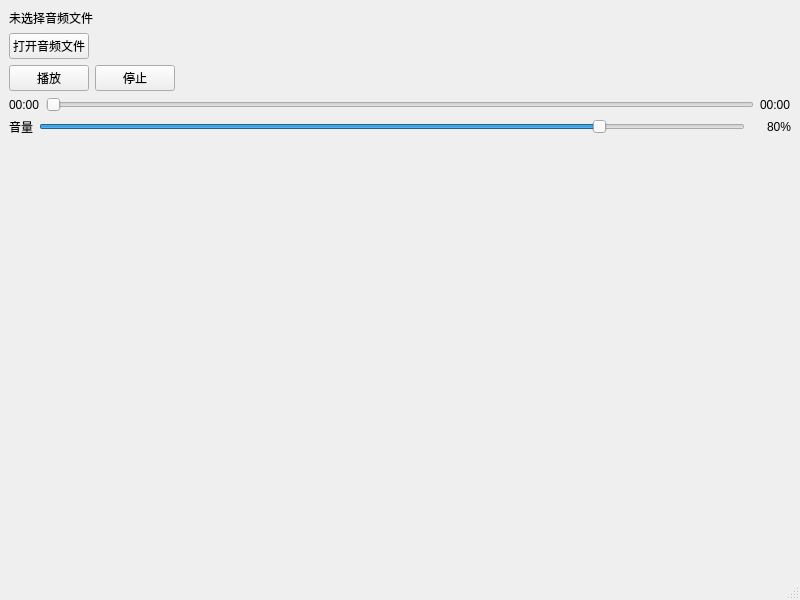
<?xml version="1.0" encoding="UTF-8"?>
<ui version="4.0">
 <class>MainWindow</class>
 <widget class="QMainWindow" name="MainWindow">
  <property name="geometry">
   <rect>
    <x>0</x>
    <y>0</y>
    <width>800</width>
    <height>600</height>
   </rect>
  </property>
  <property name="windowTitle">
   <string>Audio Player</string>
  </property>
  <widget class="QWidget" name="centralwidget">
   <layout class="QVBoxLayout" name="verticalLayout">
    <item>
     <widget class="QLabel" name="labelNowPlaying">
      <property name="text">
       <string>未选择音频文件</string>
      </property>
      <property name="wordWrap">
       <bool>true</bool>
      </property>
     </widget>
    </item>
    <item>
     <layout class="QHBoxLayout" name="layoutFileActions">
      <item>
       <widget class="QPushButton" name="buttonOpenFile">
        <property name="text">
         <string>打开音频文件</string>
        </property>
       </widget>
      </item>
      <item>
       <spacer name="horizontalSpacerFile">
        <property name="orientation">
         <enum>Qt::Orientation::Horizontal</enum>
        </property>
        <property name="sizeHint" stdset="0">
         <size>
          <width>40</width>
          <height>20</height>
         </size>
        </property>
       </spacer>
      </item>
     </layout>
    </item>
    <item>
     <layout class="QHBoxLayout" name="layoutPlaybackControls">
      <item>
       <widget class="QPushButton" name="buttonPlayPause">
        <property name="text">
         <string>播放</string>
        </property>
       </widget>
      </item>
      <item>
       <widget class="QPushButton" name="buttonStop">
        <property name="text">
         <string>停止</string>
        </property>
       </widget>
      </item>
      <item>
       <spacer name="horizontalSpacerControls">
        <property name="orientation">
         <enum>Qt::Orientation::Horizontal</enum>
        </property>
        <property name="sizeHint" stdset="0">
         <size>
          <width>40</width>
          <height>20</height>
         </size>
        </property>
       </spacer>
      </item>
     </layout>
    </item>
    <item>
     <layout class="QHBoxLayout" name="layoutProgress">
      <item>
       <widget class="QLabel" name="labelCurrentTime">
        <property name="text">
         <string>00:00</string>
        </property>
       </widget>
      </item>
      <item>
        <widget class="QSlider" name="sliderProgress">
         <property name="orientation">
          <enum>Qt::Orientation::Horizontal</enum>
         </property>
        </widget>
      </item>
      <item>
       <widget class="QLabel" name="labelTotalTime">
        <property name="text">
         <string>00:00</string>
        </property>
       </widget>
      </item>
     </layout>
    </item>
    <item>
     <layout class="QHBoxLayout" name="layoutVolume">
      <item>
       <widget class="QLabel" name="labelVolume">
        <property name="text">
         <string>音量</string>
        </property>
       </widget>
      </item>
      <item>
       <widget class="QSlider" name="sliderVolume">
        <property name="maximum">
         <number>100</number>
        </property>
        <property name="value">
         <number>80</number>
        </property>
       <property name="orientation">
         <enum>Qt::Orientation::Horizontal</enum>
        </property>
       </widget>
      </item>
      <item>
       <widget class="QLabel" name="labelVolumeValue">
        <property name="minimumSize">
         <size>
          <width>40</width>
          <height>0</height>
         </size>
        </property>
        <property name="text">
         <string>80%</string>
        </property>
        <property name="alignment">
         <set>Qt::AlignmentFlag::AlignRight|Qt::AlignmentFlag::AlignVCenter</set>
        </property>
       </widget>
      </item>
     </layout>
    </item>
    <item>
     <spacer name="verticalSpacerBottom">
      <property name="orientation">
       <enum>Qt::Orientation::Vertical</enum>
      </property>
      <property name="sizeHint" stdset="0">
       <size>
        <width>20</width>
        <height>40</height>
       </size>
      </property>
     </spacer>
    </item>
   </layout>
  </widget>
  <widget class="QMenuBar" name="menubar">
   <property name="geometry">
    <rect>
     <x>0</x>
     <y>0</y>
     <width>800</width>
     <height>24</height>
    </rect>
   </property>
  </widget>
  <widget class="QStatusBar" name="statusbar"/>
 </widget>
 <resources/>
 <connections/>
</ui>
